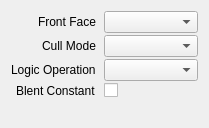
<?xml version="1.0" encoding="UTF-8"?>
<ui version="4.0">
 <class>FramebufferProperties</class>
 <widget class="QWidget" name="FramebufferProperties">
  <property name="geometry">
   <rect>
    <x>0</x>
    <y>0</y>
    <width>209</width>
    <height>128</height>
   </rect>
  </property>
  <layout class="QVBoxLayout" name="verticalLayout">
   <item>
    <layout class="QFormLayout" name="formLayout">
     <property name="labelAlignment">
      <set>Qt::AlignRight|Qt::AlignTrailing|Qt::AlignVCenter</set>
     </property>
     <property name="horizontalSpacing">
      <number>8</number>
     </property>
     <property name="verticalSpacing">
      <number>2</number>
     </property>
     <property name="leftMargin">
      <number>0</number>
     </property>
     <property name="topMargin">
      <number>0</number>
     </property>
     <property name="rightMargin">
      <number>0</number>
     </property>
     <property name="bottomMargin">
      <number>0</number>
     </property>
     <item row="0" column="0">
      <widget class="QLabel" name="labelFrontFace">
       <property name="text">
        <string>Front Face</string>
       </property>
      </widget>
     </item>
     <item row="0" column="1">
      <widget class="DataComboBox" name="frontFace"/>
     </item>
     <item row="1" column="0">
      <widget class="QLabel" name="labelCullMode">
       <property name="text">
        <string>Cull Mode</string>
       </property>
      </widget>
     </item>
     <item row="1" column="1">
      <widget class="DataComboBox" name="cullMode"/>
     </item>
     <item row="2" column="0">
      <widget class="QLabel" name="labelLogicOperation">
       <property name="text">
        <string>Logic Operation</string>
       </property>
      </widget>
     </item>
     <item row="2" column="1">
      <widget class="DataComboBox" name="logicOperation"/>
     </item>
     <item row="3" column="0">
      <widget class="QLabel" name="labelBlendConstant">
       <property name="text">
        <string>Blent Constant</string>
       </property>
      </widget>
     </item>
     <item row="3" column="1">
      <widget class="ColorPicker" name="blendConstant"/>
     </item>
    </layout>
   </item>
  </layout>
 </widget>
 <customwidgets>
  <customwidget>
   <class>DataComboBox</class>
   <extends>QComboBox</extends>
   <header>session/DataComboBox.h</header>
  </customwidget>
  <customwidget>
   <class>ColorPicker</class>
   <extends>QCheckBox</extends>
   <header>session/ColorPicker.h</header>
  </customwidget>
 </customwidgets>
 <resources/>
 <connections/>
</ui>
